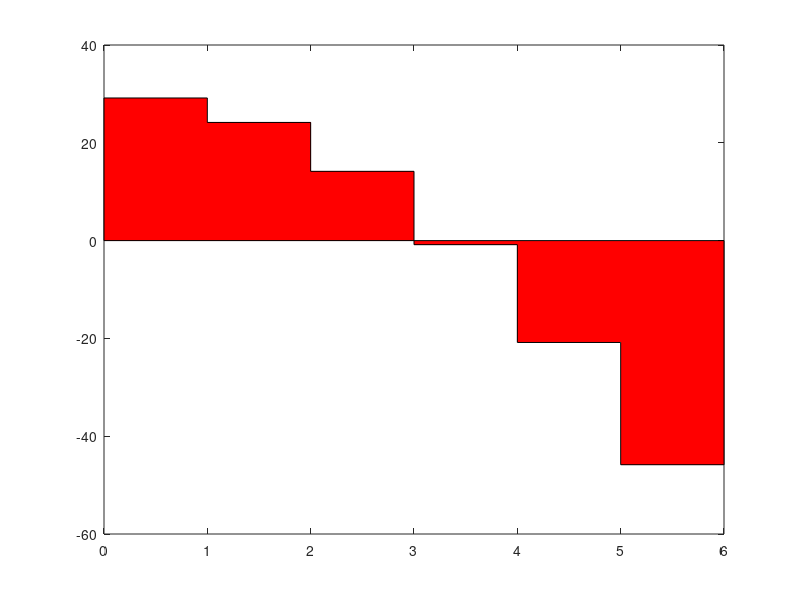
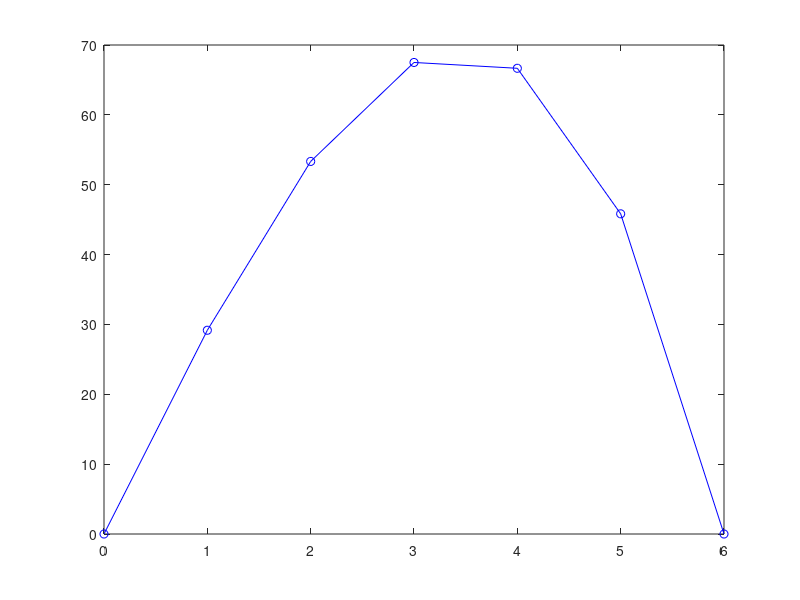
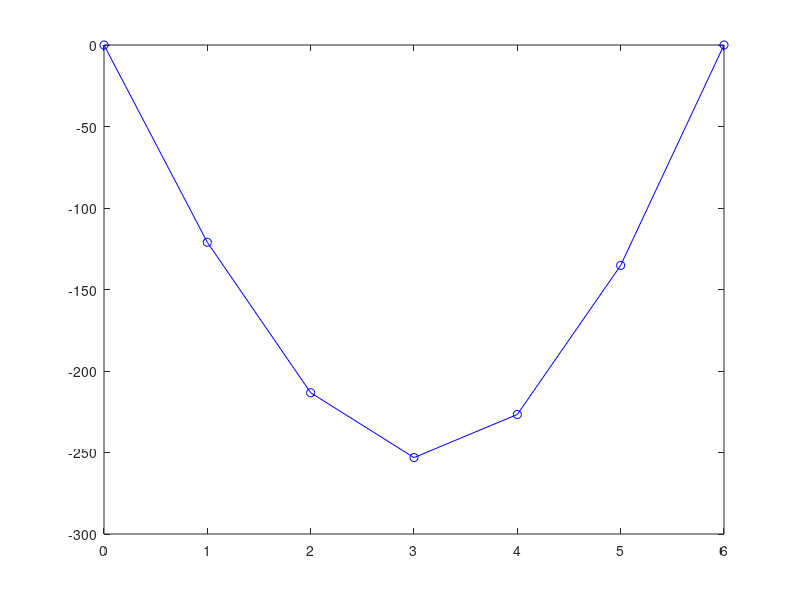

The MATLAB source for these figures, in order:
clc
clear

Span = 6;
% LoadIntensity = [0 -5 -10 -15 -20 -25 -30]';
%LoadIntensity = [0 -5 -10 -15 -20 -25 -30]';

NP = 6 ; % No of panels

LoadInt1 = 0;
LoadInt2 = -30;

LoadIntensity = LoadInt1 : (LoadInt2 - LoadInt1) / NP : LoadInt2 ;

LoadIntensity = LoadIntensity';
%"jello"
LoadIntensity %

% Show in a row to save space

NumberOfNodes = rows(LoadIntensity);
NumberOfPanels = NumberOfNodes - 1 ;
PanelLenght = Span / NumberOfPanels ;
xPanelPoints = 0 : PanelLenght : Span ;

EI = ones(NumberOfNodes,1);

TrialPanelShear(1) = 0. ; % 100. /6.
TrialMoment(1) = 0. ;

TrialPanelSlope(1) = 0. ; % 100. / 6.
TrialDeflection(1) = 0. ;

% Boundary Condition
DeflectionAtSupport(1) = 0;
DeflectionAtSupport(2) = 0;

% Boundary Condition
MomentAtSupport(1) = 0;
MomentAtSupport(2) = 0;

%Kernel = (1./6) * [1 4 1]';
Kernel = (1./24) * [2 20 2]';

LoadEquivalent = conv(LoadIntensity, Kernel, "same");
LoadEquivalent(1) = LoadIntensity(1) * 7. + LoadIntensity(2) * 6. ...
  -  LoadIntensity(3) ;
LoadEquivalent(NumberOfNodes) = LoadIntensity(NumberOfNodes) * 7. + ...
  LoadIntensity(NumberOfNodes - 1) * 6. -  LoadIntensity(NumberOfNodes - 2) ;

LoadEquivalent(NumberOfNodes) = LoadEquivalent(NumberOfNodes) /24. ;
LoadEquivalent(1) = LoadEquivalent(1) /24. ;

LoadEquivalent = PanelLenght * LoadEquivalent ;
 
 LoadEquivalent

for i=2 : NumberOfPanels
  TrialPanelShear(i) = TrialPanelShear(i-1) + LoadEquivalent(i);
end

TrialPanelShear = TrialPanelShear';

for i = 2 : NumberOfNodes
  TrialMoment(i) = TrialMoment(i-1) + TrialPanelShear(i-1) * PanelLenght;
end

TrialMoment = TrialMoment';

CorrectionAtSupport(1) = MomentAtSupport(1) - TrialMoment(1);
CorrectionAtSupport(2) = MomentAtSupport(2) - TrialMoment(NumberOfNodes);

CorrectionInMoment = CorrectionAtSupport(1) : ...
  ( CorrectionAtSupport(2) - CorrectionAtSupport(1) ) / NumberOfPanels ...
  : CorrectionAtSupport(2);
  
CorrectionInMoment = CorrectionInMoment';
  
CorrectedMoment = TrialMoment + CorrectionInMoment ;

for i = 1 : NumberOfPanels
  CorrectedShear(i) = CorrectedMoment(i+1) - CorrectedMoment(i) ;
end

CorrectedShear = CorrectedShear';

CorrectedShear = CorrectedShear / PanelLenght ;

TrialPanelShear
TrialMoment
CorrectionInMoment
CorrectedMoment
CorrectedShear


% 2nd part

%EI CorrectedMoment

EI

CurvatureIntensity = CorrectedMoment ./ EI;

CurvatureIntensity

CurvatureEquivalent = conv(CurvatureIntensity, Kernel, "same");
CurvatureEquivalent(1) = CurvatureIntensity(1) * 7. + ...
  CurvatureIntensity(2) * 6. -  CurvatureIntensity(3) ;
CurvatureEquivalent(NumberOfNodes) = CurvatureIntensity(NumberOfNodes) * 7. ...
  + CurvatureIntensity(NumberOfNodes - 1) * 6. - ...
  CurvatureIntensity(NumberOfNodes - 2) ;

CurvatureEquivalent(NumberOfNodes) = CurvatureEquivalent(NumberOfNodes) /24. ;
CurvatureEquivalent(1) = CurvatureEquivalent(1) /24. ;

CurvatureEquivalent = PanelLenght * CurvatureEquivalent ;
 
 CurvatureEquivalent

for i=2 : NumberOfPanels
  TrialPanelSlope(i) = TrialPanelSlope(i-1) + CurvatureEquivalent(i);
end

TrialPanelSlope = TrialPanelSlope';

for i = 2 : NumberOfNodes
 TrialDeflection(i) = TrialDeflection(i-1) + TrialPanelSlope(i-1) * PanelLenght;
end
TrialDeflection = TrialDeflection';

CorrectionAtSupport(1) = DeflectionAtSupport(1) - TrialDeflection(1);
CorrectionAtSupport(2) = DeflectionAtSupport(2)-TrialDeflection(NumberOfNodes);

CorrectionInDeflection = CorrectionAtSupport(1) : ...
  ( CorrectionAtSupport(2) - CorrectionAtSupport(1) ) / NumberOfPanels ...
  : CorrectionAtSupport(2);

CorrectionInDeflection = CorrectionInDeflection';
  
CorrectedDeflection = TrialDeflection + CorrectionInDeflection ;

for i = 1 : NumberOfPanels
  CorrectedSlope(i) = CorrectedDeflection(i+1) - CorrectedDeflection(i) ;
end
CorrectedSlope = CorrectedSlope';
CorrectedSlope = CorrectedSlope / PanelLenght ;

TrialPanelSlope
TrialDeflection
CorrectionInDeflection
CorrectedDeflection
CorrectedSlope

%% Plot 

xMidPanel = xPanelPoints(1:NumberOfPanels) + (PanelLenght /2.0);

plot_x(1) = 0;
plot_y(1) = 0;

for indexI = 1 : NumberOfPanels
  plot_x = [plot_x (xMidPanel(indexI) - PanelLenght / 2.0 )];
  plot_y = [ plot_y CorrectedShear(indexI) ];
  plot_x = [plot_x (xMidPanel(indexI) + PanelLenght / 2.0 )];
  plot_y = [ plot_y CorrectedShear(indexI) ];
end

plot_x = [plot_x Span 0];
plot_y = [ plot_y 0 0];


plotHandle1 = figure('visible', 'off')
 %plot(xPanelPoints(1:NumberOfPanels) + (PanelLenght /2.0), CorrectedShear,'-bo')
 %plot(plot_x, plot_y,'-b')
fill(plot_x, plot_y,'r')

%stem(plot_x, plot_y,'-b',"markersize",0)

saveas(plotHandle1, 'ShearForce.png','png')

plotHandle2 = figure('visible', 'off')
plot(xPanelPoints, CorrectedMoment,'-bo')

%plot(xPanelPoints, CorrectedMoment,'-b')

saveas(plotHandle2, 'BendingMoment.png','png')

plotHandle4 = figure('visible', 'off')
plot(xPanelPoints, CorrectedDeflection,'-bo')
saveas(plotHandle4, 'Deflection.png','png')
